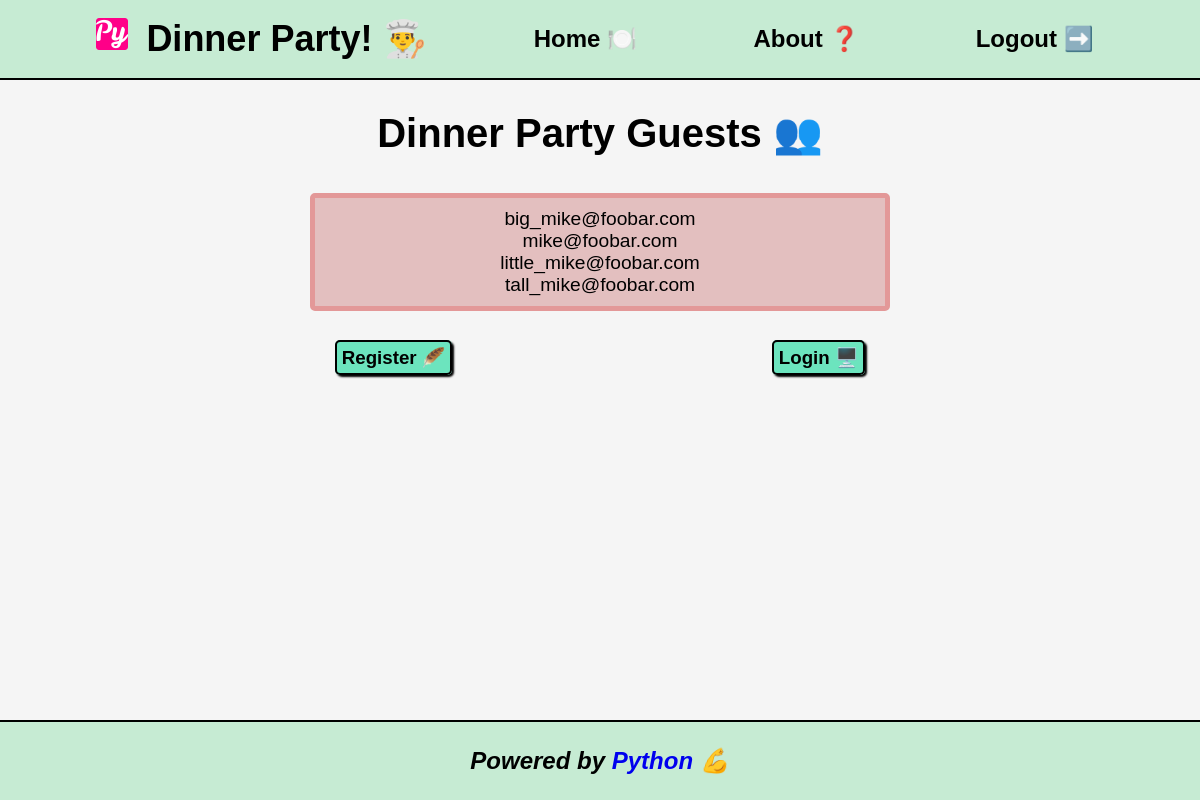
The page / on the database its author committed.
### app.py (models this page shows, shortened)
class User(UserMixin, db.Model):
    id = db.Column(db.Integer, primary_key=True)
    username = db.Column(db.String(64), index=True, unique=True)
    email = db.Column(db.String(120), unique=True, index=True)
    password_hash = db.Column(db.String(128))
    joined_at = db.Column(db.DateTime(), default=datetime.utcnow, index=True)

### app.py (the view)
@app.route("/")
def index():
    current_users = User.query.all()
    return render_template("index.html", current_users=current_users)

### templates/index.html (shortened to what this page needs)
{% extends 'base.html' %}
{% block content %}
<section class="center">
    <span class="flex-container">
        <h1 class="headline-h1">Dinner Party Guests 👥</h1>
    </span>
    <br><br>
    <section class="guest">
        {% for user in current_users %}
        <p>{{ user.email }}</p>
        {% endfor %}
    </section>
    <br><br>
    {% if current_user.is_authenticated %}
    <h2>You are logged in. 🖥️</h2>
    {% else %}
    <span class="flex-container">
        <h3><a class="button" href="{{ url_for('register') }}">Register 🪶</a></h3>
        <h3><a class="button" href="{{ url_for('login') }}">Login 🖥️</a></h3>
    </span>
    {% endif %}
</section>
{% endblock %}

### static/css/style.css (style rules this page uses)
* { margin: 0; padding: 0; box-sizing: border-box; font-family: Arial, Helvetica, sans-serif; }
body { background-color: whitesmoke; }
.center { text-align: center; margin-left: auto; margin-right: auto; }
.headline-h1 { font-size: 2.5em; font-weight: 600; }
.guest { width: 50%; margin-left: auto; margin-right: auto; padding: 10px; background-color: #e3bfbf; border: 5px solid #e39898; border-radius: 5px; }
p { font-size: 1.2em; font-weight: 500; }
.button { background-color: #6ce4be; margin: 5px; padding: 5px; color: black; border: 2px solid black; border-radius: 5px; box-shadow: 2px 2px 2px black; text-decoration: none; }
.flex-container { display: flex; justify-content:space-evenly; justify-items: center; align-items: center; }

### rows shown on the page
User: email "big_mike@foobar.com"
User: email "mike@foobar.com"
User: email "little_mike@foobar.com"
User: email "tall_mike@foobar.com"
